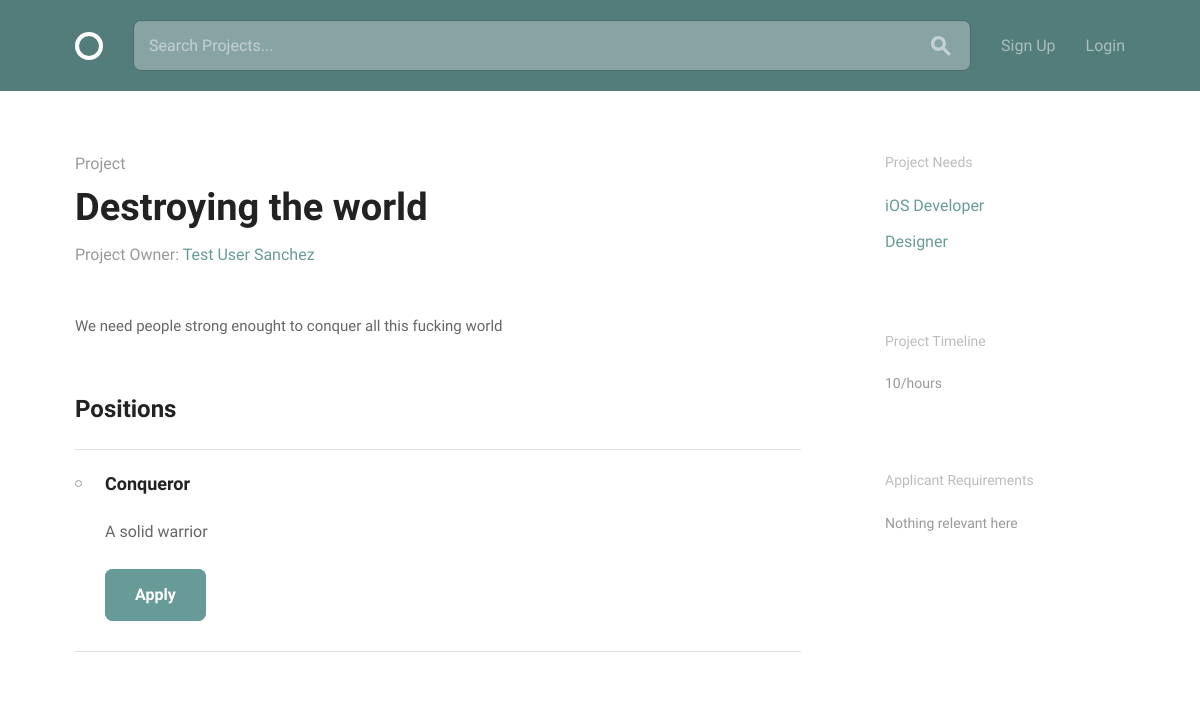
/projects/1, run on the app's committed database.
### projects/models.py (models this page shows, shortened)
class Project(models.Model):
    owner = models.ForeignKey(settings.AUTH_USER_MODEL, on_delete=models.CASCADE, related_name="project")
    title = models.CharField(max_length=30)
    description = models.CharField(max_length=140)
    requirements = models.CharField(max_length=100)
    timeline = models.CharField(max_length=30, blank=True, default="")
    positions = models.ManyToManyField(Position, blank=True)

class Position(models.Model):
    title = models.CharField(max_length=30)
    description = models.CharField(max_length=140)

### accounts/models.py (models this page shows, shortened)
class User(AbstractBaseUser, PermissionsMixin):
    username = models.CharField(max_length=50, unique=True)
    email = models.EmailField(unique=True)
    date_joined = models.DateTimeField(default=timezone.now)
    is_active = models.BooleanField(default=True)
    is_staff = models.BooleanField(default=False)
    objects = UserManager()
    USERNAME_FIELD = "email"
    REQUIRED_FIELDS = ["username"]

### profiles/models.py (models this page shows, shortened)
class Profile(models.Model):
    user = models.OneToOneField(settings.AUTH_USER_MODEL, on_delete=models.CASCADE, related_name="profile")
    display_name = models.CharField(max_length=100, null=True, blank=True)
    bio = models.CharField(max_length=140, blank=True, default="")
    avatar = models.ImageField(upload_to="avatars/", blank=True, null=True)
    skills = models.ManyToManyField(Skill, blank=True)

### projects/views.py (the view)
# urls.py: url(r"^(?P<pk>\d+)$", views.ProjectView.as_view(), name="view-project"),
class ProjectView(generic.TemplateView):
    model = models.Project
    template_name = "projects/project.html"
    def get_object(self):
        return get_object_or_404(self.model, pk=self.kwargs.get('pk'))
    def get_context_data(self, **kwargs):
        context = super(ProjectView, self).get_context_data(**kwargs)
        context['project'] = self.get_object()
        return context

### projects/templates/projects/project.html (shortened to what this page needs)
{% extends "layout.html" %}
{% load static from staticfiles %}
{% block content %}
  <div class="bounds circle--page circle--article">
    <div class="grid-70">
      <div class="circle--article--header">
        <h4 class="circle--article--section">Project</h4>
        <h1 class="circle--article--title">{{ project.title }}</h1>
        <p class="circle--article--byline">Project Owner: <a>{{ project.owner.profile.display_name }}</a></p>
      </div>
      <div class="circle--article--body">
        {{ project.description }}
      </div>
      <div class="circle--project--positions">
        <h2>Positions</h2>
        <ul class="circle--group--list">
          {% for position in project.positions.all %}
          <li>
            <h3>{{ position.title }}</h3>
            <p>{{ position.description }}</p>
            <a class="button button-primary">Apply</a>
          </li>
          {% endfor %}
        </ul>
      </div>
    </div>
    <div class="grid-25 grid-push-5">
      <div class="circle--secondary--module">
        <h3>Project Needs</h3>
        <ul class="circle--link--list">
          <li><a>iOS Developer</a></li>
          <li><a>Designer</a></li>
        </ul>
      </div>
      <div class="circle--secondary--module">
        <h3>Project Timeline</h3>
        <p>{{ project.timeline }}</p>
      </div>
      <div class="circle--secondary--module">
        <h3>Applicant Requirements</h3>
        <p>{{ project.requirements }}</p>
      </div>
    </div>
  </div>
{% endblock %}

### templates/layout.html (shortened to what this page needs)
{% load static from staticfiles %}
<!DOCTYPE html>
<html lang="en">
<head>
  <link rel="stylesheet" href="{% static 'css/global.css' %}">
</head>
<body>
  <header class="circle--header">
    <div class="bounds">
      <div class="circle--fluid">
        <div class="circle--fluid--cell">
          <h1 class="hide-text circle--logo"><a class="logo" href="{% url 'home' %}">Circle</a></h1>
        </div>
        <div class="circle--fluid--cell circle--fluid--primary">
          <div class="circle--search">
            <input type="text" placeholder="Search Projects..." />
            <button>
            </button>
          </div>
        </div>
        <div class="circle--fluid--cell circle--fluid--secondary">
          <nav>
            <ul class="circle--inline">
              {% if user.is_authenticated %}
                <li><a href="{% url 'accounts:logout' %}">Logout</a></li>
              {% else %}
                <li><a href="{% url 'accounts:signup' %}">Sign Up</a></li>
                <li><a href="{% url 'login' %}">Login</a></li>
              {% endif %}
            </ul>
          </nav>
        </div>
      </div>
    </div>
  </header>
{% block content %}{% endblock %}
</body>
</html>

### data on the page
Project: title "Destroying the world", owner.profile.display_name "Test User Sanchez", description "We need people strong enought to conquer all this fucking world", timeline "10/hours", requirements "Nothing relevant here"
Position: title "Conqueror", description "A solid warrior"
